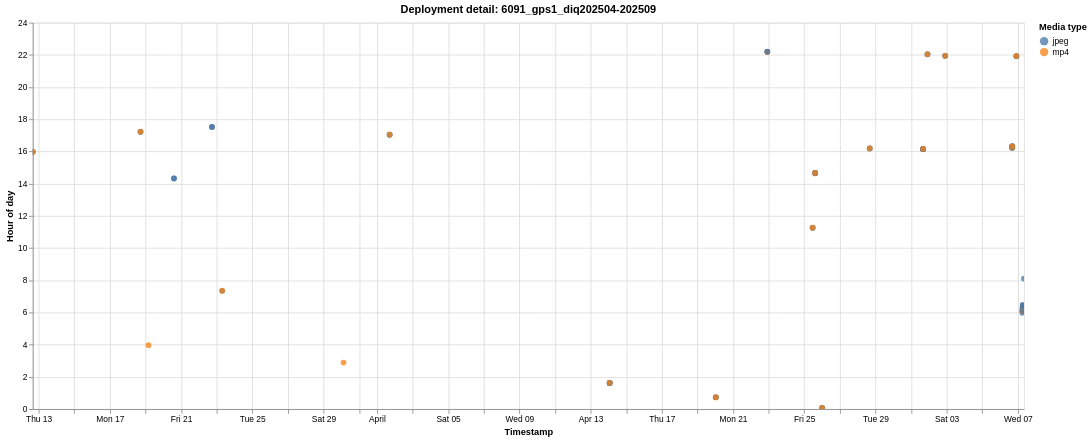

Express this chart as Vega-Lite.
### Vega-Lite specification from a JSON file in a GitHub repository (floating-point values rounded to 4 significant figures)
{"$schema": "https://vega.github.io/schema/vega-lite/v6.1.0.json", "config": {"view": {"continuousHeight": 300, "continuousWidth": 300}}, "data": {"name": "data-8f6df9c470d667c4cdbbc55a8662a3b7"}, "datasets": {"data-8f6df9c470d667c4cdbbc55a8662a3b7": [{"deployment": "6091_gps1_diq202504-202509", "deployment_order": 25, "event_index": 0, "hour_of_day": 15.98, "media_type": "jpeg", "timestamp": "2025-03-12T15:58:38"}, {"deployment": "6091_gps1_diq202504-202509", "deployment_order": 25, "event_index": 1, "hour_of_day": 15.98, "media_type": "jpeg", "timestamp": "2025-03-12T15:58:39"}, {"deployment": "6091_gps1_diq202504-202509", "deployment_order": 25, "event_index": 2, "hour_of_day": 15.98, "media_type": "mp4", "timestamp": "2025-03-12T15:58:58"}, {"deployment": "6091_gps1_diq202504-202509", "deployment_order": 25, "event_index": 3, "hour_of_day": 17.23, "media_type": "jpeg", "timestamp": "2025-03-18T17:13:35"}, {"deployment": "6091_gps1_diq202504-202509", "deployment_order": 25, "event_index": 4, "hour_of_day": 17.23, "media_type": "jpeg", "timestamp": "2025-03-18T17:13:36"}, {"deployment": "6091_gps1_diq202504-202509", "deployment_order": 25, "event_index": 5, "hour_of_day": 17.23, "media_type": "mp4", "timestamp": "2025-03-18T17:13:54"}, {"deployment": "6091_gps1_diq202504-202509", "deployment_order": 25, "event_index": 6, "hour_of_day": 3.969, "media_type": "mp4", "timestamp": "2025-03-19T03:58:08"}, {"deployment": "6091_gps1_diq202504-202509", "deployment_order": 25, "event_index": 7, "hour_of_day": 14.33, "media_type": "jpeg", "timestamp": "2025-03-20T14:19:31"}, {"deployment": "6091_gps1_diq202504-202509", "deployment_order": 25, "event_index": 8, "hour_of_day": 14.33, "media_type": "jpeg", "timestamp": "2025-03-20T14:19:32"}, {"deployment": "6091_gps1_diq202504-202509", "deployment_order": 25, "event_index": 9, "hour_of_day": 17.53, "media_type": "jpeg", "timestamp": "2025-03-22T17:31:31"}, {"deployment": "6091_gps1_diq202504-202509", "deployment_order": 25, "event_index": 10, "hour_of_day": 17.53, "media_type": "jpeg", "timestamp": "2025-03-22T17:31:32"}, {"deployment": "6091_gps1_diq202504-202509", "deployment_order": 25, "event_index": 11, "hour_of_day": 7.347, "media_type": "jpeg", "timestamp": "2025-03-23T07:20:50"}, {"deployment": "6091_gps1_diq202504-202509", "deployment_order": 25, "event_index": 12, "hour_of_day": 7.353, "media_type": "mp4", "timestamp": "2025-03-23T07:21:10"}, {"deployment": "6091_gps1_diq202504-202509", "deployment_order": 25, "event_index": 13, "hour_of_day": 2.887, "media_type": "mp4", "timestamp": "2025-03-30T02:53:12"}, {"deployment": "6091_gps1_diq202504-202509", "deployment_order": 25, "event_index": 14, "hour_of_day": 17.04, "media_type": "jpeg", "timestamp": "2025-04-01T17:02:32"}, {"deployment": "6091_gps1_diq202504-202509", "deployment_order": 25, "event_index": 15, "hour_of_day": 17.04, "media_type": "jpeg", "timestamp": "2025-04-01T17:02:33"}, {"deployment": "6091_gps1_diq202504-202509", "deployment_order": 25, "event_index": 16, "hour_of_day": 17.05, "media_type": "mp4", "timestamp": "2025-04-01T17:02:52"}, {"deployment": "6091_gps1_diq202504-202509", "deployment_order": 25, "event_index": 17, "hour_of_day": 1.616, "media_type": "jpeg", "timestamp": "2025-04-14T01:36:58"}, {"deployment": "6091_gps1_diq202504-202509", "deployment_order": 25, "event_index": 18, "hour_of_day": 1.616, "media_type": "jpeg", "timestamp": "2025-04-14T01:36:59"}, {"deployment": "6091_gps1_diq202504-202509", "deployment_order": 25, "event_index": 19, "hour_of_day": 1.622, "media_type": "mp4", "timestamp": "2025-04-14T01:37:18"}, {"deployment": "6091_gps1_diq202504-202509", "deployment_order": 25, "event_index": 20, "hour_of_day": 1.626, "media_type": "jpeg", "timestamp": "2025-04-14T01:37:32"}, {"deployment": "6091_gps1_diq202504-202509", "deployment_order": 25, "event_index": 21, "hour_of_day": 1.626, "media_type": "jpeg", "timestamp": "2025-04-14T01:37:33"}, {"deployment": "6091_gps1_diq202504-202509", "deployment_order": 25, "event_index": 22, "hour_of_day": 1.631, "media_type": "mp4", "timestamp": "2025-04-14T01:37:52"}, {"deployment": "6091_gps1_diq202504-202509", "deployment_order": 25, "event_index": 23, "hour_of_day": 0.7183, "media_type": "mp4", "timestamp": "2025-04-20T00:43:06"}, {"deployment": "6091_gps1_diq202504-202509", "deployment_order": 25, "event_index": 24, "hour_of_day": 0.7339, "media_type": "jpeg", "timestamp": "2025-04-20T00:44:02"}, {"deployment": "6091_gps1_diq202504-202509", "deployment_order": 25, "event_index": 25, "hour_of_day": 0.7342, "media_type": "jpeg", "timestamp": "2025-04-20T00:44:03"}, {"deployment": "6091_gps1_diq202504-202509", "deployment_order": 25, "event_index": 26, "hour_of_day": 0.7394, "media_type": "mp4", "timestamp": "2025-04-20T00:44:22"}, {"deployment": "6091_gps1_diq202504-202509", "deployment_order": 25, "event_index": 27, "hour_of_day": 22.19, "media_type": "jpeg", "timestamp": "2025-04-22T22:11:12"}, {"deployment": "6091_gps1_diq202504-202509", "deployment_order": 25, "event_index": 28, "hour_of_day": 22.19, "media_type": "jpeg", "timestamp": "2025-04-22T22:11:13"}, {"deployment": "6091_gps1_diq202504-202509", "deployment_order": 25, "event_index": 29, "hour_of_day": 22.19, "media_type": "mp4", "timestamp": "2025-04-22T22:11:32"}, {"deployment": "6091_gps1_diq202504-202509", "deployment_order": 25, "event_index": 30, "hour_of_day": 22.2, "media_type": "jpeg", "timestamp": "2025-04-22T22:12:16"}, {"deployment": "6091_gps1_diq202504-202509", "deployment_order": 25, "event_index": 31, "hour_of_day": 11.26, "media_type": "jpeg", "timestamp": "2025-04-25T11:15:43"}, {"deployment": "6091_gps1_diq202504-202509", "deployment_order": 25, "event_index": 32, "hour_of_day": 11.26, "media_type": "jpeg", "timestamp": "2025-04-25T11:15:44"}, {"deployment": "6091_gps1_diq202504-202509", "deployment_order": 25, "event_index": 33, "hour_of_day": 11.27, "media_type": "mp4", "timestamp": "2025-04-25T11:16:02"}, {"deployment": "6091_gps1_diq202504-202509", "deployment_order": 25, "event_index": 34, "hour_of_day": 14.64, "media_type": "mp4", "timestamp": "2025-04-25T14:38:24"}, {"deployment": "6091_gps1_diq202504-202509", "deployment_order": 25, "event_index": 35, "hour_of_day": 14.66, "media_type": "jpeg", "timestamp": "2025-04-25T14:39:44"}, {"deployment": "6091_gps1_diq202504-202509", "deployment_order": 25, "event_index": 36, "hour_of_day": 14.66, "media_type": "jpeg", "timestamp": "2025-04-25T14:39:45"}, {"deployment": "6091_gps1_diq202504-202509", "deployment_order": 25, "event_index": 37, "hour_of_day": 14.67, "media_type": "mp4", "timestamp": "2025-04-25T14:40:04"}, {"deployment": "6091_gps1_diq202504-202509", "deployment_order": 25, "event_index": 38, "hour_of_day": 14.67, "media_type": "jpeg", "timestamp": "2025-04-25T14:40:17"}, {"deployment": "6091_gps1_diq202504-202509", "deployment_order": 25, "event_index": 39, "hour_of_day": 14.67, "media_type": "jpeg", "timestamp": "2025-04-25T14:40:18"}, {"deployment": "6091_gps1_diq202504-202509", "deployment_order": 25, "event_index": 40, "hour_of_day": 14.68, "media_type": "mp4", "timestamp": "2025-04-25T14:40:36"}, {"deployment": "6091_gps1_diq202504-202509", "deployment_order": 25, "event_index": 41, "hour_of_day": 0.07472, "media_type": "jpeg", "timestamp": "2025-04-26T00:04:29"}, {"deployment": "6091_gps1_diq202504-202509", "deployment_order": 25, "event_index": 42, "hour_of_day": 0.075, "media_type": "jpeg", "timestamp": "2025-04-26T00:04:30"}, {"deployment": "6091_gps1_diq202504-202509", "deployment_order": 25, "event_index": 43, "hour_of_day": 0.08, "media_type": "mp4", "timestamp": "2025-04-26T00:04:48"}, {"deployment": "6091_gps1_diq202504-202509", "deployment_order": 25, "event_index": 44, "hour_of_day": 16.19, "media_type": "jpeg", "timestamp": "2025-04-28T16:11:32"}, {"deployment": "6091_gps1_diq202504-202509", "deployment_order": 25, "event_index": 45, "hour_of_day": 16.19, "media_type": "jpeg", "timestamp": "2025-04-28T16:11:33"}, {"deployment": "6091_gps1_diq202504-202509", "deployment_order": 25, "event_index": 46, "hour_of_day": 16.2, "media_type": "mp4", "timestamp": "2025-04-28T16:11:52"}, {"deployment": "6091_gps1_diq202504-202509", "deployment_order": 25, "event_index": 47, "hour_of_day": 16.14, "media_type": "jpeg", "timestamp": "2025-05-01T16:08:18"}, {"deployment": "6091_gps1_diq202504-202509", "deployment_order": 25, "event_index": 48, "hour_of_day": 16.14, "media_type": "jpeg", "timestamp": "2025-05-01T16:08:19"}, {"deployment": "6091_gps1_diq202504-202509", "deployment_order": 25, "event_index": 49, "hour_of_day": 16.14, "media_type": "mp4", "timestamp": "2025-05-01T16:08:38"}, {"deployment": "6091_gps1_diq202504-202509", "deployment_order": 25, "event_index": 50, "hour_of_day": 16.15, "media_type": "jpeg", "timestamp": "2025-05-01T16:08:48"}, {"deployment": "6091_gps1_diq202504-202509", "deployment_order": 25, "event_index": 51, "hour_of_day": 16.15, "media_type": "jpeg", "timestamp": "2025-05-01T16:08:49"}, {"deployment": "6091_gps1_diq202504-202509", "deployment_order": 25, "event_index": 52, "hour_of_day": 16.15, "media_type": "mp4", "timestamp": "2025-05-01T16:09:08"}, {"deployment": "6091_gps1_diq202504-202509", "deployment_order": 25, "event_index": 53, "hour_of_day": 16.17, "media_type": "jpeg", "timestamp": "2025-05-01T16:09:57"}, {"deployment": "6091_gps1_diq202504-202509", "deployment_order": 25, "event_index": 54, "hour_of_day": 16.17, "media_type": "jpeg", "timestamp": "2025-05-01T16:09:58"}, {"deployment": "6091_gps1_diq202504-202509", "deployment_order": 25, "event_index": 55, "hour_of_day": 16.17, "media_type": "mp4", "timestamp": "2025-05-01T16:10:16"}, {"deployment": "6091_gps1_diq202504-202509", "deployment_order": 25, "event_index": 56, "hour_of_day": 22.04, "media_type": "jpeg", "timestamp": "2025-05-01T22:02:12"}, {"deployment": "6091_gps1_diq202504-202509", "deployment_order": 25, "event_index": 57, "hour_of_day": 22.04, "media_type": "jpeg", "timestamp": "2025-05-01T22:02:13"}, {"deployment": "6091_gps1_diq202504-202509", "deployment_order": 25, "event_index": 58, "hour_of_day": 22.04, "media_type": "mp4", "timestamp": "2025-05-01T22:02:32"}, {"deployment": "6091_gps1_diq202504-202509", "deployment_order": 25, "event_index": 59, "hour_of_day": 21.94, "media_type": "jpeg", "timestamp": "2025-05-02T21:56:27"}, {"deployment": "6091_gps1_diq202504-202509", "deployment_order": 25, "event_index": 60, "hour_of_day": 21.94, "media_type": "jpeg", "timestamp": "2025-05-02T21:56:28"}, {"deployment": "6091_gps1_diq202504-202509", "deployment_order": 25, "event_index": 61, "hour_of_day": 21.95, "media_type": "mp4", "timestamp": "2025-05-02T21:56:46"}, {"deployment": "6091_gps1_diq202504-202509", "deployment_order": 25, "event_index": 62, "hour_of_day": 16.23, "media_type": "jpeg", "timestamp": "2025-05-06T16:13:48"}, {"deployment": "6091_gps1_diq202504-202509", "deployment_order": 25, "event_index": 63, "hour_of_day": 16.23, "media_type": "jpeg", "timestamp": "2025-05-06T16:13:49"}, {"deployment": "6091_gps1_diq202504-202509", "deployment_order": 25, "event_index": 64, "hour_of_day": 16.24, "media_type": "mp4", "timestamp": "2025-05-06T16:14:08"}, {"deployment": "6091_gps1_diq202504-202509", "deployment_order": 25, "event_index": 65, "hour_of_day": 16.31, "media_type": "jpeg", "timestamp": "2025-05-06T16:18:42"}, {"deployment": "6091_gps1_diq202504-202509", "deployment_order": 25, "event_index": 66, "hour_of_day": 16.31, "media_type": "jpeg", "timestamp": "2025-05-06T16:18:43"}, {"deployment": "6091_gps1_diq202504-202509", "deployment_order": 25, "event_index": 67, "hour_of_day": 16.32, "media_type": "mp4", "timestamp": "2025-05-06T16:19:02"}, {"deployment": "6091_gps1_diq202504-202509", "deployment_order": 25, "event_index": 68, "hour_of_day": 16.32, "media_type": "jpeg", "timestamp": "2025-05-06T16:19:11"}, {"deployment": "6091_gps1_diq202504-202509", "deployment_order": 25, "event_index": 69, "hour_of_day": 16.32, "media_type": "jpeg", "timestamp": "2025-05-06T16:19:12"}, {"deployment": "6091_gps1_diq202504-202509", "deployment_order": 25, "event_index": 70, "hour_of_day": 16.32, "media_type": "mp4", "timestamp": "2025-05-06T16:19:30"}, {"deployment": "6091_gps1_diq202504-202509", "deployment_order": 25, "event_index": 71, "hour_of_day": 21.92, "media_type": "jpeg", "timestamp": "2025-05-06T21:55:12"}, {"deployment": "6091_gps1_diq202504-202509", "deployment_order": 25, "event_index": 72, "hour_of_day": 21.92, "media_type": "jpeg", "timestamp": "2025-05-06T21:55:13"}, {"deployment": "6091_gps1_diq202504-202509", "deployment_order": 25, "event_index": 73, "hour_of_day": 21.93, "media_type": "mp4", "timestamp": "2025-05-06T21:55:32"}, {"deployment": "6091_gps1_diq202504-202509", "deployment_order": 25, "event_index": 74, "hour_of_day": 5.978, "media_type": "jpeg", "timestamp": "2025-05-07T05:58:41"}, {"deployment": "6091_gps1_diq202504-202509", "deployment_order": 25, "event_index": 75, "hour_of_day": 6.078, "media_type": "mp4", "timestamp": "2025-05-07T06:04:42"}, {"deployment": "6091_gps1_diq202504-202509", "deployment_order": 25, "event_index": 76, "hour_of_day": 6.09, "media_type": "jpeg", "timestamp": "2025-05-07T06:05:23"}, {"deployment": "6091_gps1_diq202504-202509", "deployment_order": 25, "event_index": 77, "hour_of_day": 6.119, "media_type": "mp4", "timestamp": "2025-05-07T06:07:10"}, {"deployment": "6091_gps1_diq202504-202509", "deployment_order": 25, "event_index": 78, "hour_of_day": 6.131, "media_type": "jpeg", "timestamp": "2025-05-07T06:07:53"}, {"deployment": "6091_gps1_diq202504-202509", "deployment_order": 25, "event_index": 79, "hour_of_day": 6.28, "media_type": "jpeg", "timestamp": "2025-05-07T06:16:49"}, {"deployment": "6091_gps1_diq202504-202509", "deployment_order": 25, "event_index": 80, "hour_of_day": 6.294, "media_type": "mp4", "timestamp": "2025-05-07T06:17:38"}, {"deployment": "6091_gps1_diq202504-202509", "deployment_order": 25, "event_index": 81, "hour_of_day": 6.297, "media_type": "jpeg", "timestamp": "2025-05-07T06:17:48"}, {"deployment": "6091_gps1_diq202504-202509", "deployment_order": 25, "event_index": 82, "hour_of_day": 6.458, "media_type": "jpeg", "timestamp": "2025-05-07T06:27:28"}, {"deployment": "6091_gps1_diq202504-202509", "deployment_order": 25, "event_index": 83, "hour_of_day": 6.458, "media_type": "jpeg", "timestamp": "2025-05-07T06:27:29"}, {"deployment": "6091_gps1_diq202504-202509", "deployment_order": 25, "event_index": 84, "hour_of_day": 8.109, "media_type": "jpeg", "timestamp": "2025-05-07T08:06:31"}]}, "encoding": {"color": {"field": "media_type", "scale": {"scheme": "tableau10"}, "title": "Media type", "type": "nominal"}, "shape": {"field": "media_type", "title": "Media type", "type": "nominal"}, "tooltip": [{"field": "deployment", "title": "Deployment", "type": "nominal"}, {"field": "timestamp", "format": "%Y-%m-%d %H:%M:%S", "title": "Timestamp", "type": "temporal"}, {"field": "hour_of_day", "format": ".2f", "title": "Hour of day", "type": "quantitative"}, {"field": "media_type", "title": "Media type", "type": "nominal"}], "x": {"field": "timestamp", "title": "Timestamp", "type": "temporal"}, "y": {"field": "hour_of_day", "scale": {"domain": [0, 24]}, "title": "Hour of day", "type": "quantitative"}}, "height": 460, "mark": {"opacity": 0.78, "size": 46, "type": "circle"}, "params": [{"bind": "scales", "name": "param_1e9efca18e7a2868", "select": {"encodings": ["x", "y"], "type": "interval"}}], "title": "Deployment detail: 6091_gps1_diq202504-202509", "width": 1180}
